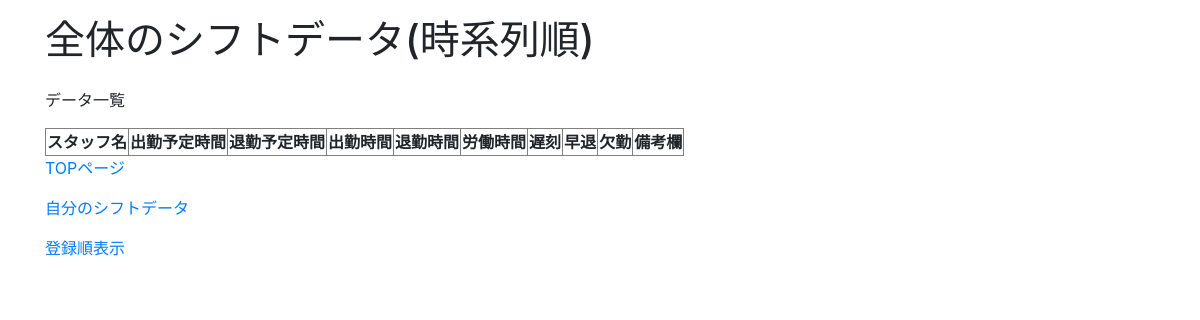
Before: /attendance2/sortlist with the older database file.
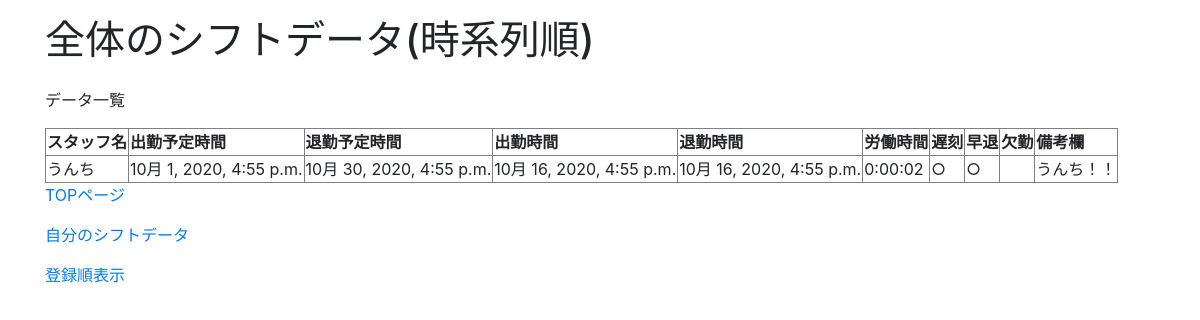
After: the same page with the newer database file.
### attendance2/models.py (models this page shows)
class Attendance(models.Model):
    user = models.ForeignKey(CustomUser, on_delete=models.CASCADE, verbose_name="スタッフ名")
    scheduled_attend_time = models.DateTimeField(blank=True, null=True,verbose_name="出勤予定時刻")
    scheduled_leave_time = models.DateTimeField(blank=True, null=True,verbose_name="退勤予定時刻")
    attend_time = models.DateTimeField(blank=True, null=True, verbose_name="出勤時刻")
    leave_time = models.DateTimeField(blank=True, null=True, verbose_name="退勤時刻")
    work_time=models.DurationField(default=timedelta(), verbose_name="労働時間")
    remarks = models.TextField(blank=True, null=True, verbose_name="備考欄")
    def is_late(self): #遅刻判定フラグ
        if self.attend_time:
            if self.attend_time > self.scheduled_attend_time:
                return '○'
            else:
                return ' '
        else:
            return ' '
    def is_early(self): #早退判定フラグ
        if self.leave_time:
            if self.leave_time < self.scheduled_leave_time:
                return '○'
            else:
                return ' '
        else:
            return ' '
    def is_absence(self): #欠勤判定フラグ
        if self.attend_time== None and (self.scheduled_leave_time < timezone.now()):
            return '○'
        else:
            return ' '

### myapp/models.py (models this page shows)
class CustomUser(AbstractUser):
    authority = models.CharField(verbose_name="カラム名",choices=CHOICES,max_length=100)

### attendance2/views.py (the view)
# urls.py: path('sortlist', views.sortlist, name='sortlist'),#シフトデータ時系列順
def sortlist(request):#データ時系列順
    from .models import Attendance
    from django.db.models import Sum
    data = Attendance.objects.order_by("scheduled_attend_time")
    params = {  'message': 'データ一覧',
                'data': data
            }
    return render(request, 'attendance2/sortlist.html', params)

### attendance2/templates/attendance2/sortlist.html (shortened to what this page needs)
<!doctype html>
<html lang="ja">
  <head>
    <link rel="stylesheet" href="https://stackpath.bootstrapcdn.com/bootstrap/4.5.0/css/bootstrap.min.css">
  </head>
  <body>
  </body>
</html>
<!DOCTYPE html>
<html>
  <div class="container">
    <h1>全体のシフトデータ(時系列順)</h1>
  </div>
  <div class="py-3">
    <div class="container">
        <p>{{ message }}</p>
        <table border="1">
            <tr>
                <th>スタッフ名</th>
                <th>出勤予定時間</th>
                <th>退勤予定時間</th>
                <th>出勤時間</th>
                <th>退勤時間</th>
                <th>労働時間</th>
                <th>遅刻</th>
                <th>早退</th>
                <th>欠勤</th>
                <th>備考欄</th>
            </tr>
            {% for member in data %}
            <tr>
                <td>{{ member.user}}</td>
                <td>{{ member.scheduled_attend_time}}</td>
                <td>{{ member.scheduled_leave_time}}</td>
                <td>{{ member.attend_time }}</td>
                <td>{{ member.leave_time}}</td>
                <td>{{ member.work_time}}</td>
                <td>{{ member.is_late}}</td>
                <td>{{ member.is_early}}</td>
                <td>{{ member.is_absence}}</td>
                <td>{{ member.remarks }}</td>
            </tr>
            {% endfor %}
        </table>
      <p />
      </a><a href='../attendance2'>TOPページ</a><p />
      </a><a href='../attendance2/mylist'>自分のシフトデータ</a><p />
      </a><a href='../attendance2/list'>登録順表示</a><p />
</html>

Changed rows visible on the page:
added Attendance: user "うんち", scheduled_attend_time "10月 1, 2020, 4:55 p.m.", scheduled_leave_time "10月 30, 2020, 4:55 p.m.", attend_time "10月 16, 2020, 4:55 p.m.", leave_time "10月 16, 2020, 4:55 p.m.", work_time "0:00:02", is_late "○", is_early "○", remarks "うんち！！"
